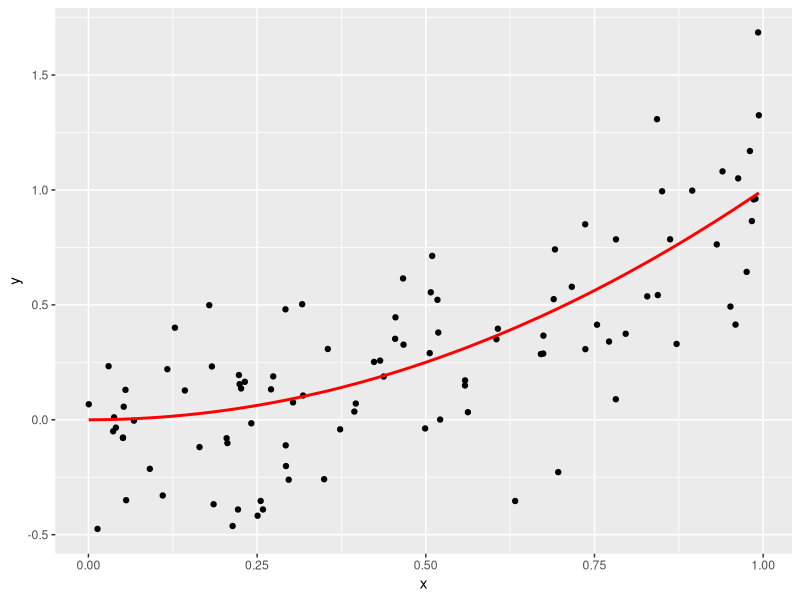
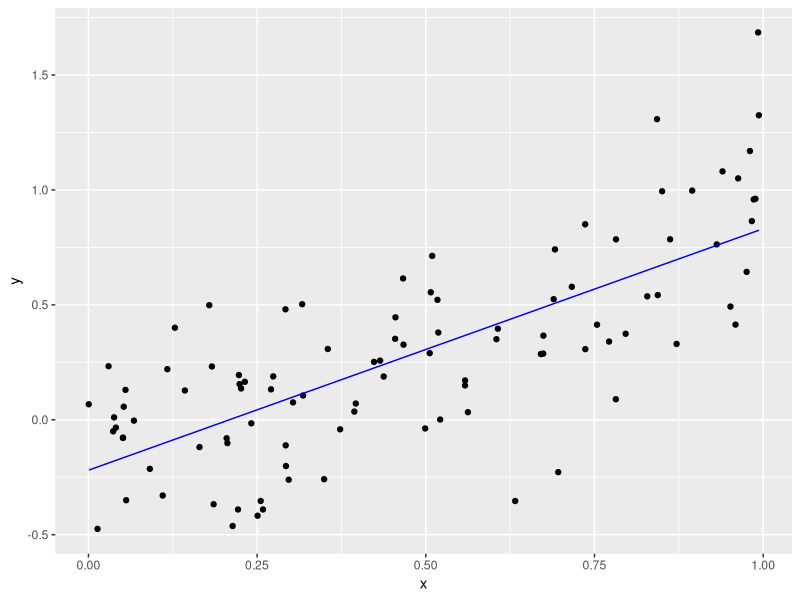

Write R code to recreate these figures, in order. (Note: a time limit stopped this script after it produced the figures.)
# Setup -------------------------------------------------------------------
library(tidyverse)
library(broom)

# Let these be:
# -true function f(x) for a one-dimensional predictor x
# -the standard deviation of the true epsilon i.e. the noise
f <- function(x) {
  x^2
}
sigma <- 0.3

# This function generates a random sample. Random in terms of both
# -the predictor x
# -the amount of noise eps
generate_sample <- function(f, n_sim, sigma) {
  data_frame(
    x = runif(n = n_sim, min = 0, max = 1),
    f_x = f(x),
    eps = rnorm(n = n_sim, mean = 0, sd = sigma),
    y = f_x + eps
  )
}



# Generate Training Data via Sampling -------------------------------------
train_data <- generate_sample(f, n_sim = 100, sigma = sigma)

# The true model f(x) is in red. We observe points (x,y). Here we are pretending
# to know the exact break down of y into f(x) and eps
ggplot(train_data, aes(x=x)) +
  geom_point(aes(y=y)) +
  geom_line(aes(y=f_x), col="red", size=1)

# In a realistic situation, we only know x & y, not f(x) & eps. So we should
# remove them
train_data <- train_data %>%
  select(x, y)



# Generate Test Data, Fit Model, and Get Predictions -------------------

# 1. Generate test data via sampling. Recall in test data, we only have the
# predictors x:
test_data <- generate_sample(f, n_sim = 100, sigma = sigma) %>%
  select(x)

# 2. Fit Model: Simple linear regression
model <- lm(y ~ x, data = train_data)
train_data_augmented <- model %>%
  augment() %>%
  tbl_df()
# Plot fitted model to training data
ggplot(data=train_data_augmented, aes(x=x)) +
  geom_point(aes(y=y)) +
  geom_line(aes(y=.fitted), col="blue")

# 3. Get Predictions
# Note: we use augment(newdata=BLAH) here, since it works. This is equivalent
# to using the predict() function.
predictions <- model %>%
  augment(newdata=test_data) %>%
  tbl_df() %>%
  .[[".fitted"]]



# Main For Loop -------------------------------------------------
set.seed(76)
n_sim <- 10000

# Create new test data: a single point
x0 <- 0.95
test_data <- data_frame(x=x0)

# Save predictions here
predictions <- rep(0, n_sim)

for(i in 1:n_sim) {
  # FILL THIS IN:
  #creat the samples (test is constant at 0.95)
  train_data <- generate_sample(f, n_sim = 100, sigma = sigma)
  test_data <- data_frame(x = 0.95)
  #fit model to the train data 
  model <- lm(y ~ x, data = train_data)
  train_data_augmented <- model %>%
    augment() %>%
    tbl_df()
  #get predictions
  prediction <- model %>%
    augment(newdata=test_data) %>%
    tbl_df() %>%
    .[[".fitted"]]
  predictions[i] <- prediction

  if(i %% 100 == 0){
    print(i)
  }
}

# Pull the Curtain! Reveal truth: i.e. show all components we really know, but
# pretended not to:
set.seed(76)
truth <- data_frame(
  x = rep(x0, n_sim),
  f_x = f(x),
  eps = rnorm(n = n_sim, mean = 0, sd = 0.3),
  y = f_x + eps
  )

# Add predictions
truth <- truth %>%
  mutate(y_hat=predictions)

# Compute MSE, (Avg Bias of f_hat)^2, Variance of f_hat, sigma^2:
# FILL THIS IN:

#Calculate MSE
MSE <-  mean(sum((truth["y"] - truth["y_hat"])^2))

#Calculate (Avg Bias of f_hat)^2
avg_bias_f_hat_sqrd <- mean(sum((truth["f_x"] - truth["y_hat"])^2))

#Calculate Variance of f_hat
f_hat_var <- var(truth["y_hat"])

#Calculate sigma^2 (from the data)
sig_sqrd1 <-  sd(truth$eps)^2

#Calculate sigma^2 (from what we are given)
sig_sqrd2 <- sigma^2
